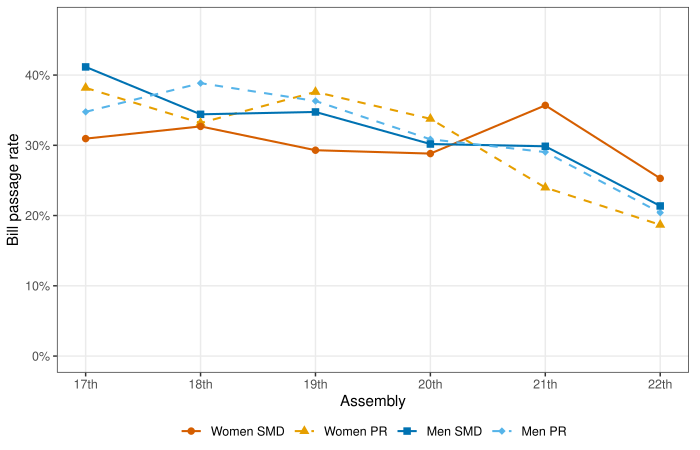

R code for this plot:
#!/usr/bin/env Rscript
# Figure 1: Bill passage rates by gender and mandate type, 17th-22nd Assemblies.
# All numbers computed from parquet files. PDF saved using base pdf() device
# (cairo_pdf avoided because the local R build has a broken cairo dll).

suppressPackageStartupMessages({
  library(arrow)
  library(dplyr)
  library(ggplot2)
  library(tidyr)
})

data_dir <- Sys.getenv("KBL_DATA")
out_pdf  <- "articles/figures/2026-04-01_r6/fig_1.pdf"
dir.create(dirname(out_pdf), recursive = TRUE, showWarnings = FALSE)

assemblies <- 17:22

# Load bills and members for each assembly, keep only member-sponsored bills,
# join on rst_mona_cd + age to get gender and electoral mandate type.
rows <- lapply(assemblies, function(a) {
  bills_path   <- file.path(data_dir, sprintf("master_bills_%d.parquet", a))
  members_path <- file.path(data_dir, sprintf("members_%d.parquet", a))

  bills <- read_parquet(
    bills_path,
    col_select = c("bill_id", "age", "ppsr_kind", "rst_mona_cd", "passed")
  ) |>
    filter(ppsr_kind == "\uC758\uC6D0",            # member-introduced only
           !is.na(rst_mona_cd),
           rst_mona_cd != "") |>
    mutate(passed = as.integer(passed))

  members <- read_parquet(
    members_path,
    col_select = c("mona_cd", "age", "sex", "election_type")
  ) |>
    filter(!is.na(sex), !is.na(election_type)) |>
    distinct(mona_cd, age, .keep_all = TRUE)

  bills |>
    inner_join(members,
               by = c("rst_mona_cd" = "mona_cd", "age" = "age"))
})

dat <- bind_rows(rows)

# Recode to English labels based on column values (avoid hardcoded Korean in plot).
dat <- dat |>
  mutate(
    gender_en = ifelse(sex == "\uC5EC", "Women", "Men"),
    mandate_en = case_when(
      election_type == "\uBE44\uB840\uB300\uD45C" ~ "PR",
      election_type == "\uC9C0\uC5ED\uAD6C"      ~ "SMD",
      TRUE ~ NA_character_
    )
  ) |>
  filter(!is.na(mandate_en))

# Passage rate by assembly x gender x mandate.
agg <- dat |>
  group_by(age, gender_en, mandate_en) |>
  summarise(
    n_bills = n(),
    n_passed = sum(passed, na.rm = TRUE),
    passage_rate = n_passed / n_bills,
    .groups = "drop"
  ) |>
  mutate(
    group = paste(gender_en, mandate_en),
    group = factor(group, levels = c("Women SMD", "Women PR",
                                     "Men SMD",   "Men PR"))
  )

cat("Aggregated passage rates:\n")
print(agg)

# Okabe-Ito colorblind-safe palette.
pal <- c(
  "Women SMD" = "#D55E00",
  "Women PR"  = "#E69F00",
  "Men SMD"   = "#0072B2",
  "Men PR"    = "#56B4E9"
)
ltys <- c(
  "Women SMD" = "solid",
  "Women PR"  = "dashed",
  "Men SMD"   = "solid",
  "Men PR"    = "dashed"
)
shps <- c(
  "Women SMD" = 16,
  "Women PR"  = 17,
  "Men SMD"   = 15,
  "Men PR"    = 18
)

assembly_lab <- function(x) paste0(x, "th")

p <- ggplot(agg, aes(x = age, y = passage_rate,
                     color = group, linetype = group, shape = group,
                     group = group)) +
  geom_line(linewidth = 0.7) +
  geom_point(size = 2.2) +
  scale_x_continuous(breaks = assemblies, labels = assembly_lab) +
  scale_y_continuous(labels = scales::percent_format(accuracy = 1),
                     limits = c(0, max(agg$passage_rate) * 1.15)) +
  scale_color_manual(values = pal, name = NULL) +
  scale_linetype_manual(values = ltys, name = NULL) +
  scale_shape_manual(values = shps, name = NULL) +
  labs(x = "Assembly", y = "Bill passage rate") +
  theme_bw(base_size = 11) +
  theme(
    panel.grid.minor = element_blank(),
    legend.position = "bottom",
    legend.key.width = unit(1.2, "lines"),
    legend.margin = margin(t = -4),
    plot.margin = margin(5, 8, 5, 5)
  )

# Save PDF using default pdf device (no cairo) to avoid libSM/libXrender issues.
ggsave(out_pdf, plot = p, width = 7, height = 4.5, device = "pdf",
       useDingbats = FALSE)

cat("Saved:", out_pdf, "\n")
